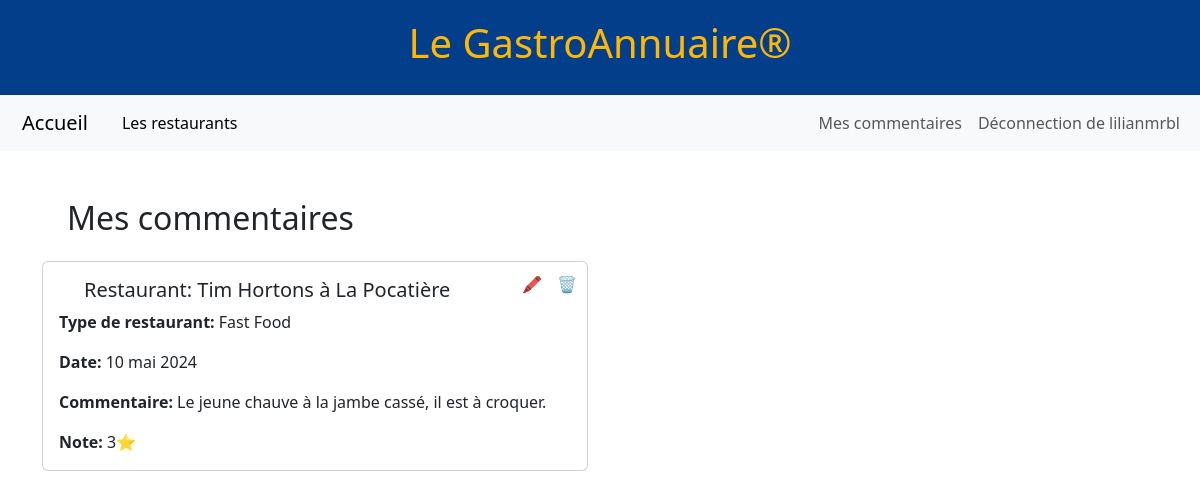
The page /commentaire/ListeCommentaires/ (signed in) on the database its author committed.
### restaurant/models.py (models this page shows, shortened)
class Commentaire(models.Model):
    noCommentaire       = models.AutoField(primary_key=True)
    noRestaurant        = models.ForeignKey(Restaurant,on_delete=models.DO_NOTHING)
    userName            = models.ForeignKey(User,on_delete=models.DO_NOTHING)
    commentaire         = models.TextField()
    note                = models.IntegerField(default=0)
    dateCommentaire     = models.DateField(auto_now_add=True)

class Restaurant(models.Model):
    noRestaurant        = models.AutoField(primary_key=True)
    nomRestaurant       = models.CharField(max_length=25)
    villeRestaurant     = models.CharField(max_length=25)
    typeRestaurant      = models.ForeignKey(TypeResto,on_delete=models.DO_NOTHING)

class TypeResto(models.Model):
    noType              = models.AutoField(primary_key=True)
    nomType             = models.CharField(max_length=20)
    def __str__(self):
        return self.nomType

### commentaire/views.py (the view)
# urls.py: path('ListeCommentaires/', ListeCommentaires.as_view(), name='ListeCommentaires'),
class ListeCommentaires(ListView):
    model = Commentaire
    template_name = 'listeCommentaires.html'
    context_object_name = 'commentaires'
    def get_queryset(self):
        user = self.request.user
        return Commentaire.objects.filter(userName=user)

### commentaire/templates/listeCommentaires.html (shortened to what this page needs)
{% extends 'maitreCommentaire.html' %}
{% load crispy_forms_tags %}
{% block contenu %}
<div class="container">
  <div class="row">
    <div class="col-md-12">
      <h2 class="my-4">Mes commentaires</h2>
      <div class="row">
        {% for commentaire in commentaires %}
        <div class="col-md-6">
          <div class="card mb-3">
            <div class="card-body">
              <a href="{% url 'modifierCommentaire' commentaire.noCommentaire %}" class="btn-no-underline delete-link">🖍️</a>
              <a href="{% url 'supprimerCommentaire' commentaire.noCommentaire %}" class="btn-no-underline edit-link">🗑️</a>
              <h5 class="card-title">Restaurant: {{ commentaire.noRestaurant.nomRestaurant }} à {{ commentaire.noRestaurant.villeRestaurant }}</h5>
              <p class="card-text"><strong>Type de restaurant:</strong> {{ commentaire.noRestaurant.typeRestaurant }}</p>
              <p class="card-text"><strong>Date:</strong> {{ commentaire.dateCommentaire }}</p>
              <p class="card-text"><strong>Commentaire:</strong> {{ commentaire.commentaire }}</p>
              <p class="card-text"><strong>Note:</strong> {{ commentaire.note }}⭐</p>
            </div>
          </div>
        </div>
        {% empty %}
        <div class="col">
          <p>Aucun commentaire trouvé.</p>
        </div>
        {% endfor %}
      </div>
    </div>
  </div>
</div>
{% endblock %}

### TPFinal/templates/menu.html (shortened to what this page needs)
<!DOCTYPE html>
<html lang="en">
<head>
    <link rel="stylesheet" href="../static/css/menu.css">
</head>
<body>
    <nav class="navbar navbar-expand-lg bg-body-tertiary">
        <div class="container-fluid">
            <a class="navbar-brand" href="/">Accueil</a>
            <div class="collapse navbar-collapse" id="navbarNavAltMarkup">
                <div class="navbar-nav">
                    <a class="nav-link active" aria-current="page" href="/restaurant/listeRestaurant">Les restaurants</a>
                </div>
            </div>
            <div class="navbar-nav ml-auto">
                {% if user.is_authenticated %}
                    <a class="nav-link" href="/commentaire/ListeCommentaires">Mes commentaires</a>
                    <form method="post" action="{% url 'logout' %}">
                        <button type="submit" class="btn btn-link nav-link">Déconnection de {{ user.username }}</button>
                    </form>
                {% else %}
                    <a class="nav-link" href="/login">Login</a>
                {% endif %}
            </div>
        </div>
    </nav>
</body>
</html>

### TPFinal/static/css/style.css (style rules this page uses)
h2 { margin-top: 10px; margin-left: 25px; }
h5 { margin-left: 25px; }

### TPFinal/static/css/menu.css (style rules this page uses)
body { margin: 0; padding: 0; display: flex; flex-direction: column; min-height: 100vh; overflow-x: hidden; }
a { margin-left: 10px; }

### commentaire/templates/listeCommentaires.html (style rules this page uses)
.btn-no-underline { text-decoration: none; }
.edit-link { position: absolute; top: 0; right: 0; margin: 10px; }
.delete-link { position: absolute; top: 0; right: 35px; margin: 10px; }

### rows shown on the page
Commentaire: noRestaurant.nomRestaurant "Tim Hortons", noRestaurant.villeRestaurant "La Pocatière", noRestaurant.typeRestaurant "Fast Food", dateCommentaire "10 mai 2024", commentaire "Le jeune chauve à la jambe cassé, il est à croquer.", note "3"

### other values the page prints
{{ user.username }} "lilianmrbl"
